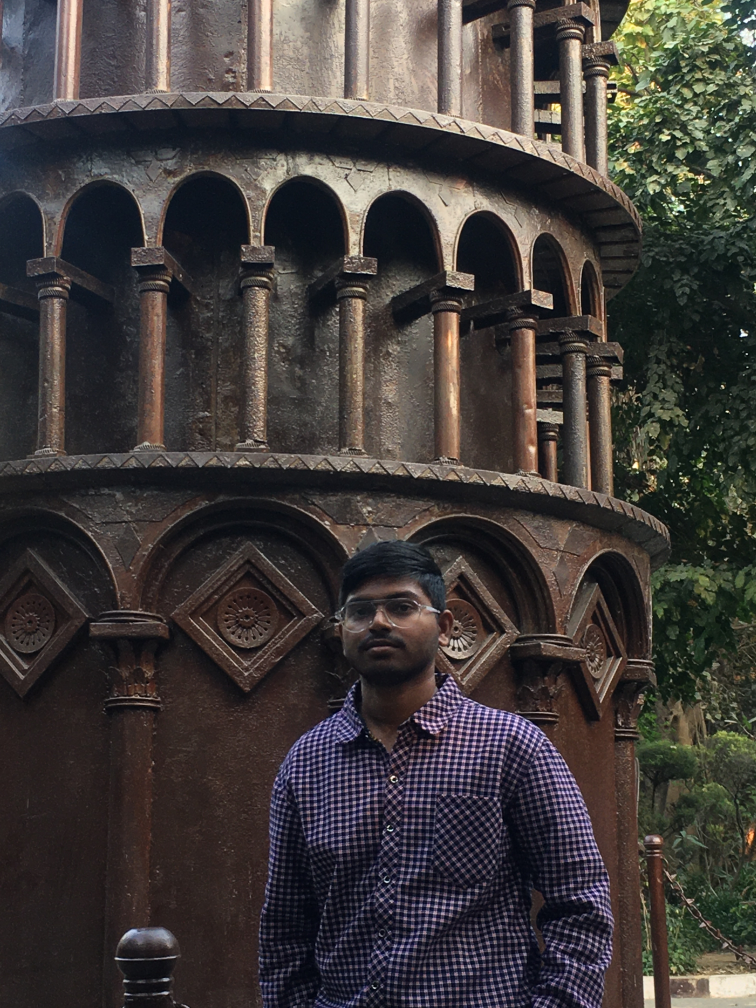
#> input picture Vip.jpg, 3024 x 4032 px (shown at 1/4 size)
$ python 6_Thresholding.py
#> lines starting #> are read from the running program, lines starting #| are printed output that depends on the picture; after the words box and inside, x2 and y2 are one past the last pixel; in counts of white or black regions, pixels touching at a corner belong together
# Why it's essential:
#  Thresholding is a simple yet powerful technique for segmenting an image into two regions (foreground and background) based on pixel intensity.
#  This is often a necessary step before finding contours or other features.

import cv2
# Load an image in grayscale (thresholding is typically done on grayscale)
img_gray = cv2.imread('Vip.jpg', 0)
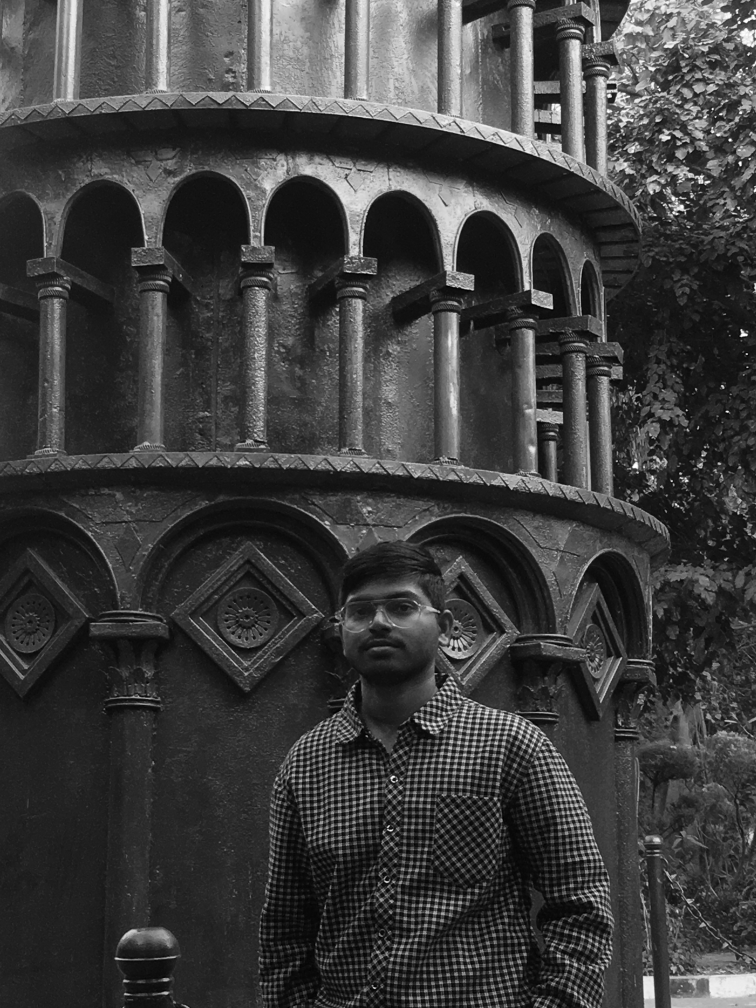
#> img_gray: shape (4032, 3024) (shown at 1/4 size); min 0, max 255, mean 61.5

if img_gray is None:
    print("Error: Could not load image.")
else:

     # for resizing the image

    height,width= img_gray.shape # grayscale give two parameter
#> height = 4032; width = 3024

    descale_percent = 10
    new_width = int(width * (descale_percent/100))
#> new_width = 302
    new_height = int(height * (descale_percent/100))
#> new_height = 403

    img_gray = cv2.resize(img_gray, (new_width, new_height))
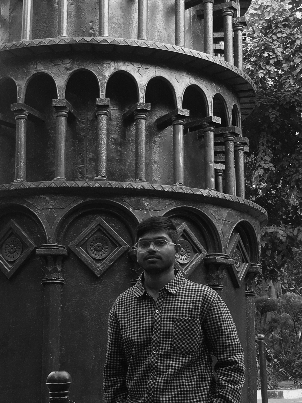
#> img_gray: shape (403, 302); min 0, max 255, mean 61.4

    # Apply simple binary thresholding
    # cv2.threshold(src, thresh, maxval, type)
    # src: Input grayscale image (NumPy array)
    # thresh: Threshold value
    # maxval: Maximum value to use with binary types
    # type: Thresholding type (e.g., cv2.THRESH_BINARY, cv2.THRESH_BINARY_INV, cv2.THRESH_TOZERO, etc.)

    # If pixel intensity > thresh, set to maxval (255). Otherwise, set to 0.
    thresh_value = 127
    max_value = 255
    ret, binary_thresholded = cv2.threshold(img_gray, thresh_value, max_value, cv2.THRESH_BINARY)
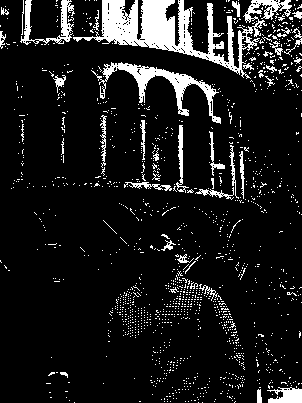
#> binary_thresholded: shape (403, 302); 10.9% white; 1392 white regions (1349 under 20 px), largest, box (x1, y1, x2, y2) and area: (73, 0, 292, 79) 5364, (91, 62, 221, 124) 1625, (20, 0, 75, 45) 693
#> ret = 127

    # ret is the actual threshold value used (useful for Otsu's method, not simple thresholding)

    # Inverse binary thresholding: If pixel intensity > thresh, set to 0. Otherwise, set to maxval.
    ret_inv, binary_inv_thresholded = cv2.threshold(img_gray, thresh_value, max_value, cv2.THRESH_BINARY_INV)
#> ret_inv = 127


    # Display results
    cv2.imshow('Grayscale', img_gray)
    cv2.imshow('Binary Thresholded (Thresh=127)', binary_thresholded)
    cv2.imshow('Binary Inverse Thresholded (Thresh=127)', binary_inv_thresholded)

    print("Press any key to close windows...")
    cv2.waitKey(0)
    cv2.destroyAllWindows()
